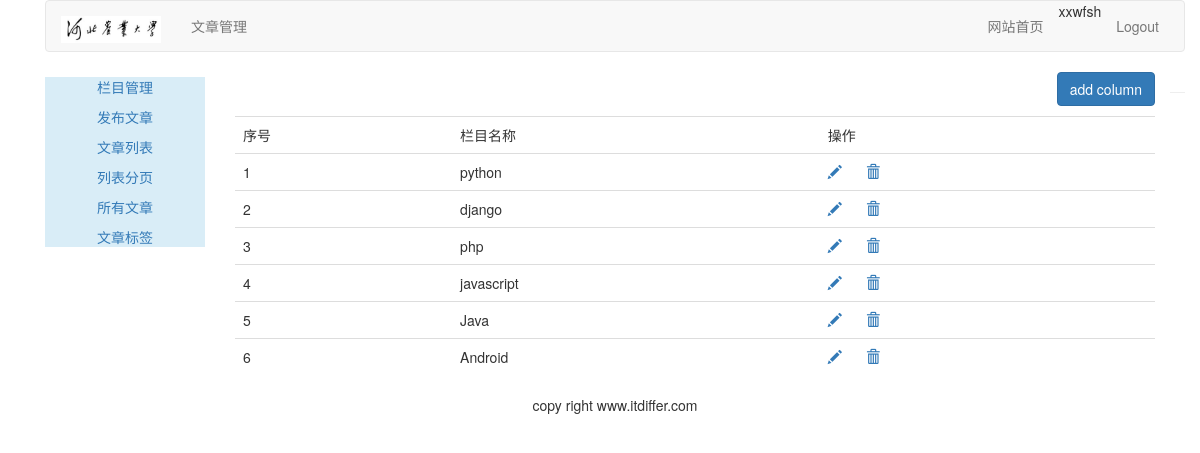
Screenshot of /article/article/ (signed in) with the database file from the repository.
### article/models.py (models this page shows, shortened)
class ArticleColumn(models.Model):
    user = models.ForeignKey(User, on_delete=models.CASCADE, related_name='article_column')
    column = models.CharField(max_length=200)
    created = models.DateTimeField(auto_now_add=True)      # the column created time

### article/views.py (the view, shortened to what this page needs)
# urls.py: path("article/", views.article_column, name="article_column"),
@login_required(login_url='/account/login/')
@csrf_exempt
def article_column(request):
    if request.method == 'GET':
        columns = ArticleColumn.objects.filter(user=request.user)
        column_form = AritcleColumnForm()
        return render(request,'article/column/article_column.html',{"columns":columns,"column_form":column_form})

### templates/article/column/article_column.html (shortened to what this page needs)
{% extends "article/base.html" %}
{% load static %}
{% block content %}
<div>
    <p class="text-right">
        <button id= "add_column" onclick="add_column()" class="btn btn-primary"> add column</button>
    </p>
    <table class="table table-hover">
        <tr>
            <td>序号</td>
            <td>栏目名称</td>
            <td>操作</td>
        </tr>
        {% for line in columns %}
        <tr>
            <td>{{ forloop.counter }}</td>
            <td>{{ line.column }}</td>
            <td>
                <a name="edit" href="javascript:" onclick="edit_column(this, {{ line.id }})">
                    <span class="glyphicon glyphicon-pencil"></span>
                </a>
                <a name="delete" href="javascript:" onclick="del_column(this, {{ line.id }})">
                    <span class="glyphicon glyphicon-trash" style="margin-left:20px;"></span>
                </a>
            </td>
        </tr>
        {% empty %}
        <p>还没有设置栏目，太懒了。</p>
        {% endfor %}
    </table>
</div>
{% endblock %}

### templates/article/header.html
{% load static %}
<div class="container">
    <nav class="navbar navbar-default" role="navigation">
        <div class="navbar-header">
            <a class="navbar-brand" href="http://www.itdiffer.com">
                <img width="100px" src="{% static 'images/logo2.jpg' %}">
            </a>
        </div>
        <div>
            <ul class="nav navbar-nav" role="tablist">
                <li><a href="{% url 'article:article_column' %}">文章管理</a></li>
            </ul>
            <ul class="nav navbar-nav navbar-right" style="margin-right:10px">
                <li><a href="{% url 'blog:blog_title' %}">网站首页</a></li>
                <li><span>{{ user.username }}</li>
                <li><a href="{% url 'account:user_logout' %}">Logout</a></li>
            </ul>
        </div>
    </nav>
</div>

### rows the page displays
ArticleColumn: column "python"
ArticleColumn: column "django"
ArticleColumn: column "php"
ArticleColumn: column "javascript"
ArticleColumn: column "Java"
ArticleColumn: column "Android"

### other values shown
{{ user.username }} "xxwfsh"
